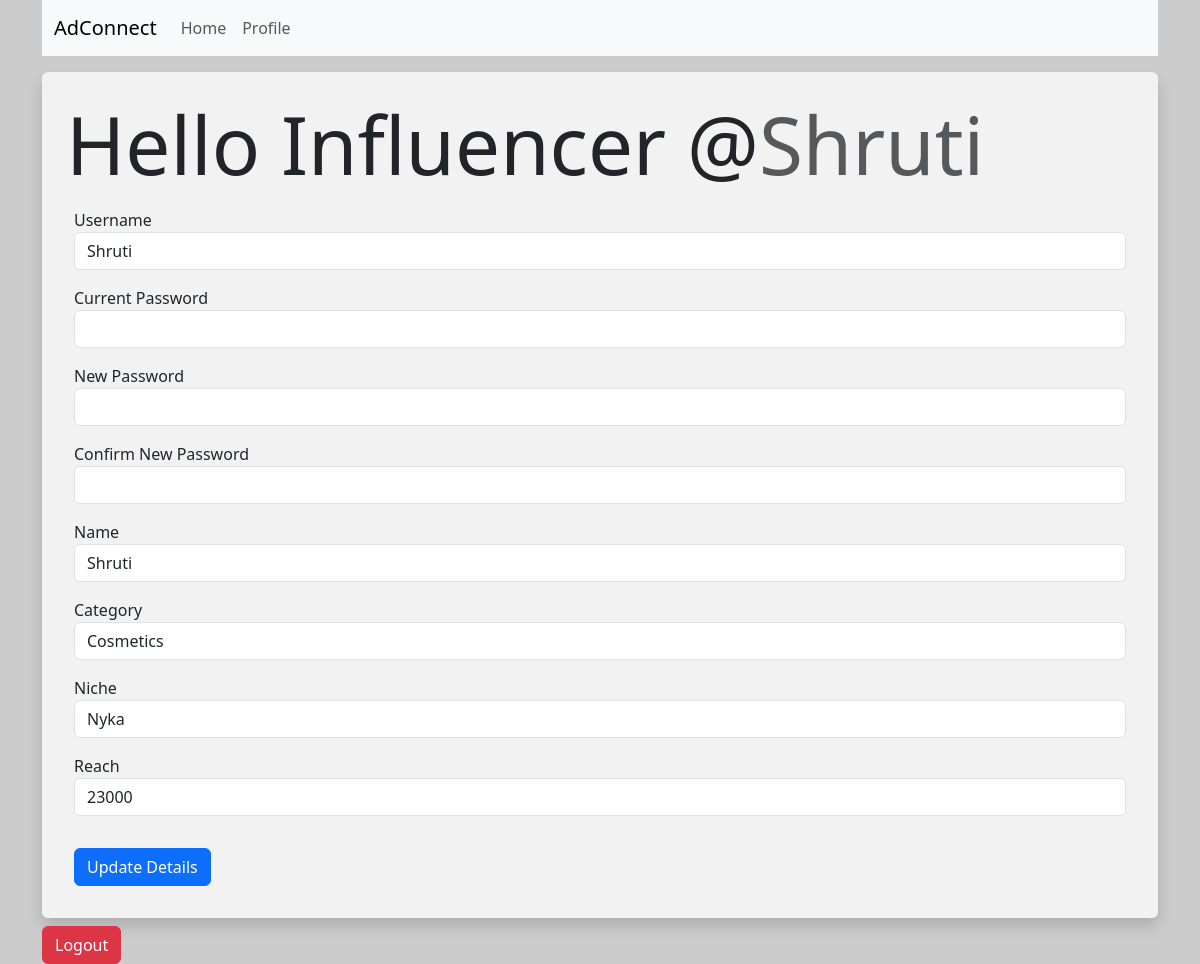
/profile (signed in), run on an earlier commit of the app's database.
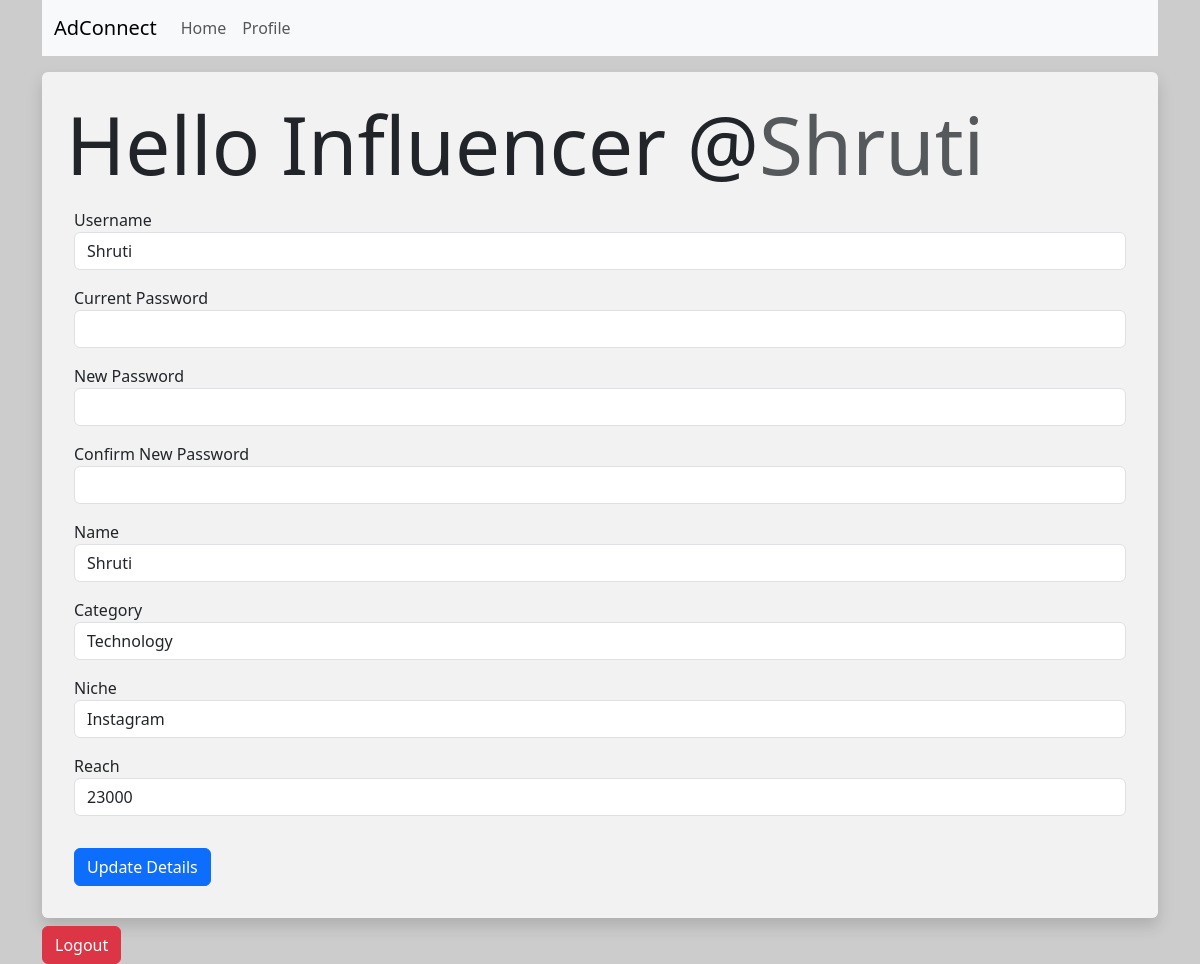
And on a later commit of the database.
### models.py (models this page shows)
class Influencer(db.Model):
    __tablename__ = 'influencers'
    id = db.Column(db.Integer, primary_key=True)
    username = db.Column(db.String(128),unique=True,nullable=False)
    passhash = db.Column(db.String(256),nullable=False)
    name = db.Column(db.String(64),nullable=True)
    category = db.Column(db.String(128),nullable=False)
    niche = db.Column(db.String(128),nullable=False)
    reach = db.Column(db.Integer)
    ad_requests = db.relationship('AdRequest', back_populates='influencer')

### routes.py (the view)
@app.route("/profile")
@auth_required
def profile():
    user_type = session['user_type']
    id = session['id']
    if user_type == "influencer":
        influencer = Influencer.query.filter_by(id=id).first()
        return render_template('profile.html', influencer = influencer, user_type = user_type)
    elif user_type == "sponsor":
        sponsor = Sponsor.query.filter_by(id=id).first()
        return render_template('profile.html', sponsor = sponsor, user_type = user_type)

### routes.py (called while the page is built)
def auth_required(inner_func):
    @wraps(inner_func)
    def decorated_func(*args, **kwargs):
        if session.get("id"):
            return inner_func(*args, **kwargs)
        else:
            flash("Error : Please log in to continue")
            return redirect(url_for('login'))
    return decorated_func

### templates/profile.html (shortened to what this page needs)
{% extends 'layout.html' %}
{% block content %}
    {% if user_type == "influencer" %}
        <form action="{{  url_for('update_profile_influencer')  }}" method="POST" class="p-4 bg-white bg-opacity-75 rounded shadow mt-3">
            <h1 class="display-1">Hello Influencer @<span class="text-muted">{{influencer.username}}</span></h1>
            <div class="form-group p-2">
                <label for="username" class="card-text">Username</label>
                <input type="text" name="username" class="form-control" value ="{{influencer.username}}" required>
            </div>
            <div class="form-group p-2">
                <label for="password" class="card-text">Current Password</label>
                <input type="password" name = "current_password" class="form-control">
            </div>
            <div class="form-group p-2">
                <label for="new_password" class="card-text">New Password</label>
                <input type="password" name = "new_password" class="form-control" >
            </div>
            <div class="form-group p-2">
                <label for="confirm_new_password" class="card-text">Confirm New Password</label>
                <input type="password" name = "confirm_new_password" class="form-control" >
            </div>
            <div class="form-group p-2">
                <label for="name" class="card-text">Name</label>
                <input type="text" name="name" class="form-control" value ="{{influencer.name}}" required>
            </div>
            <div class="form-group p-2">
                <label for="category" class="card-text">Category</label>
                <input type="text" name="category" class="form-control" value ="{{influencer.category}}">
            </div>
            <div class="form-group p-2">
                <label for="niche" class="card-text">Niche</label>
                <input type="text" name="niche" class="form-control" value ="{{influencer.niche}}">
            </div>
            <div class="form-group p-2">
                <label for="reach" class="card-text">Reach</label>
                <input type="text" name="reach" class="form-control" value ="{{influencer.reach}}">
            </div>
            <div class="form-group mt-3 p-2">
                <button type="submit" class="btn btn-primary">Update Details</button>
            </div>
        </form>
    {% endif %}
    <form action="{{  url_for('logout')  }}" class="form mt-2">
        <button type="submit" class="btn btn-danger">Logout</button>
    </form>
{% endblock %}

What changed in the data, as far as the page shows it:
changed Influencer "Shruti": category "Cosmetics" → "Technology"; niche "Nyka" → "Instagram"
